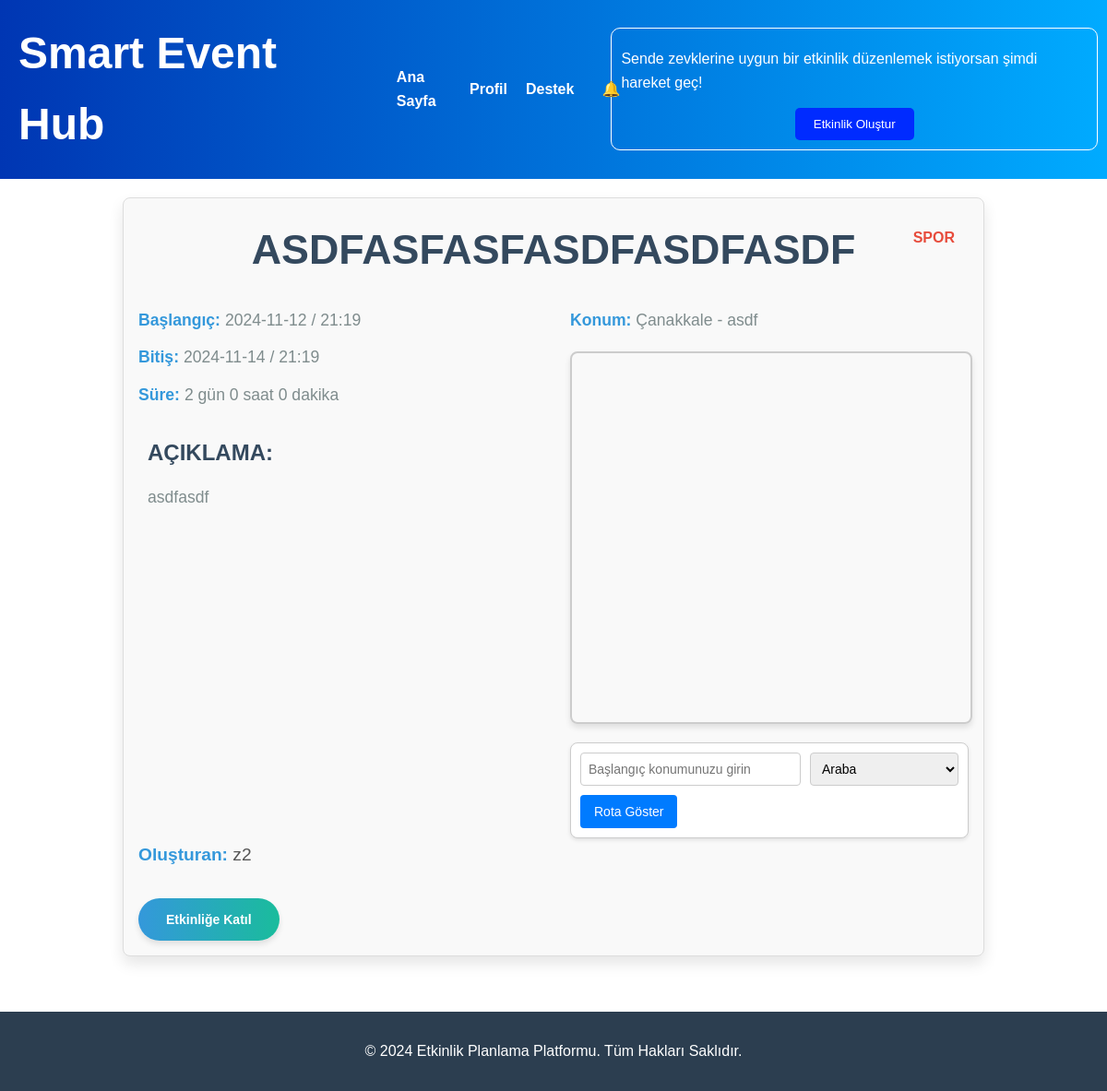
Page /event/3 on the earlier database version.
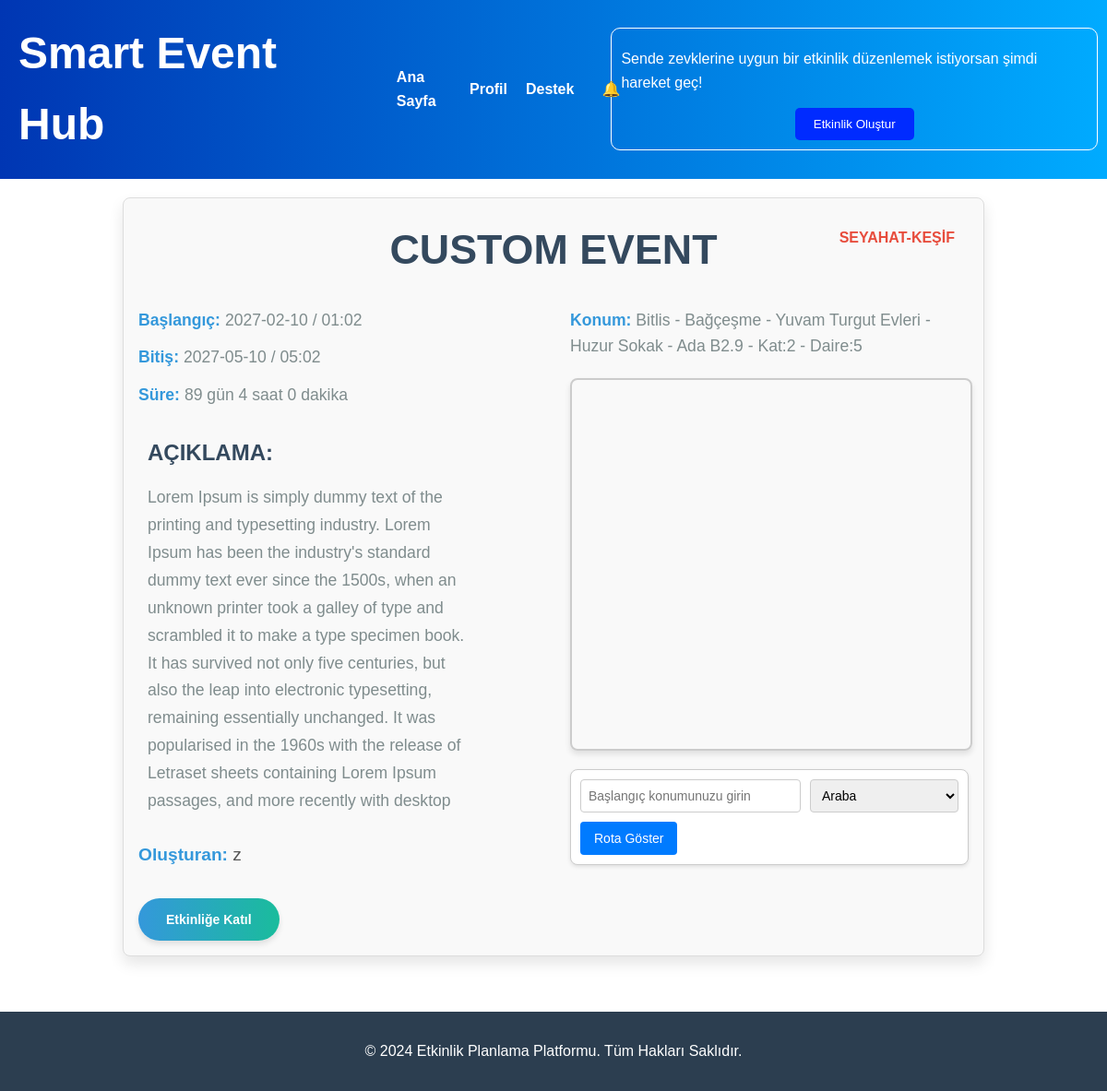
Same page on the later database version.
### tables this page shows
CREATE TABLE events (
        ID INTEGER PRIMARY KEY AUTOINCREMENT,
        event_name TEXT NOT NULL,
        description TEXT NOT NULL,
        startDate TEXT NOT NULL,
        finishDate TEXT NOT NULL,
        startTime TEXT NOT NULL,
        finishTime TEXT NOT NULL,
        duration TEXT NOT NULL,
        city TEXT NOT NULL,        
        address TEXT NOT NULL,        
        category TEXT NOT NULL,
        creator_username TEXT NOT NULL,
        isApproved BOOLEAN DEFAULT FALSE NOT NULL
    );

### app.py (the view, shortened to what this page needs)
@app.route('/event/<int:event_id>')
def event_detail(event_id):
    event = get_event_by_id(event_id)
    if not event:
        return "Etkinlik bulunamadı", 404
    username = session.get('user', {}).get('username')
    user_id = get_user_id_by_username(username) if username else None
    is_participant = False
    is_creator = False
    if user_id:
        is_participant = is_user_participant(user_id, event_id)
        is_creator = username == get_event_creator_username(event_id)
    user_events = [dict(row) for row in get_created_events_by_username(username)]
    attended_events = get_user_attended_events(user_id) if user_id else []
    all_user_events = {event['ID']: event for event in user_events + attended_events}.values()
    all_user_events = list(all_user_events)
    conflict_message = None
    days, hours, minutes = calculate_duration(event['startDate'], event['startTime'], event['finishDate'],
                                              event['finishTime'])
    messages = get_messages_for_event(event_id)
    is_user_admin = is_admin(user_id)
    return render_template(
        'eventDetails.html',
        event=event,
        username=username,
        user_id= user_id,
        is_participant=is_participant,
        is_creator=is_creator,
        messages=messages,
        get_username_by_id=get_username_by_id,
        days=days, hours=hours, minutes=minutes,
        conflict_message=conflict_message,
        is_user_admin = is_user_admin
    )

### database.py (called while the page is built)
def get_db_connection():
    conn = sqlite3.connect(DATABASE)
    conn.row_factory = sqlite3.Row
    return conn

def get_created_events_by_username(username):
    conn = get_db_connection()
    cursor = conn.cursor()
    cursor.execute('''
        SELECT ID, event_name, description, startDate, finishDate, startTime, finishTime, city, address, category, creator_username, isApproved
        FROM events
        WHERE creator_username = ?
    ''', (username,))
    events = cursor.fetchall()
    conn.close()
    return [
        {
            "ID": event[0],
            "event_name": event[1],
            "description": event[2],
            "startDate": event[3],
            "finishDate": event[4],
            "startTime": event[5],
            "finishTime": event[6],
            "city": event[7],
            "address": event[8],
            "category": event[9],
            "creator_username": event[10],
            "is_approved": event[11],
        }
        for event in events
    ]

def get_event_by_id(event_id):
    conn = get_db_connection()
    cursor = conn.cursor()
    cursor.execute('''
        SELECT * FROM events WHERE ID = ?
    ''', (event_id,))
    event = cursor.fetchone()
    conn.close()
    return event

def get_messages_for_event(event_id):
    conn = get_db_connection()
    cursor = conn.cursor()
    cursor.execute('''
        SELECT sender_ID, message_text, sent_time
        FROM messages
        WHERE event_ID = ?
        ORDER BY sent_time ASC
    ''', (event_id,))
    messages = cursor.fetchall()
    conn.close()
    return messages

def get_username_by_id(user_id):
    conn = get_db_connection()
    cursor = conn.cursor()
    cursor.execute('SELECT username FROM users WHERE ID = ?', (user_id,))
    user = cursor.fetchone()
    conn.close()
    if user:
        return user['username']
    return None

def is_admin(user_id):
    conn = get_db_connection()
    cursor = conn.cursor()
    cursor.execute('SELECT status FROM users WHERE ID = ?', (user_id,))
    result = cursor.fetchone()
    if result and result[0] == 'admin':
        return True
    return False

### templates/eventDetails.html (shortened to what this page needs)
<!DOCTYPE html>
<html lang="tr">
<head>
    <link rel="stylesheet" href="{{ url_for('static', filename='css/eventDetails_style.css') }}">
</head>
<body>
{% include 'header.html' %}
<main>
    <div class="details-and-chat">
        <section class="event-details">
            <h2 class="event-title"> {{ event['event_name'] }} <span
                    class="event-category">{{ event['category'] }}</span></h2>
            <div class="event-info">
                <div class="event-date">
                    <p><strong>Başlangıç:</strong> {{ event['startDate'] }} / {{ event['startTime'] }}</p>
                    <p><strong>Bitiş:</strong> {{ event['finishDate'] }} / {{ event['finishTime'] }}</p>
                    <p><strong>Süre:</strong> {{ days }} gün {{ hours }} saat {{ minutes }} dakika</p>
                    <div class="event-description">
                        <h3>Açıklama:</h3>
                        <p>{{ event['description'] }}</p>
                    </div>
                    <div class="event-creator">
                        <p><strong>Oluşturan:</strong> {{ event['creator_username'] }} </p>
                    </div>
                </div>
                <div class="event-location">
                    <p><strong>Konum:</strong> {{ event['city'] }} - {{ event['address'] }} </p>
                    <div id="map" style="width: 100%; height: 400px; margin-top: 20px;"></div>
                    <div class="route-controls">
                        <input type="text" id="start-location" placeholder="Başlangıç konumunuzu girin">
                        <select id="travel-mode">
                            <option value="DRIVING">Araba</option>
                        </select>
                        <button id="get-route">Rota Göster</button>
                    </div>
                </div>
            </div>
            <div class="event-action-wrapper">
                <div class="event-actions">
                    {% if not is_user_admin %}
                        {% if is_creator %}
                            <form action="{{ url_for('delete_event', event_id=event['id']) }}" method="POST">
                                <button type="submit" class="join-button">Etkinliği Sil</button>
                            </form>
                        {% else %}
                            {% if is_participant %}
                                <form action="{{ url_for('leave_event', event_id=event['id']) }}" method="POST">
                                    <button type="submit" class="join-button">Etkinlikten Çık</button>
                                </form>
                            {% else %}
                                {% if conflict_message %}
                                    <p class="conflict-message">{{ conflict_message }}</p>
                                {% else %}
                                    <form action="{{ url_for('join_event', event_id=event['id']) }}" method="POST">
                                        <button type="submit" class="join-button">Etkinliğe Katıl</button>
                                    </form>
                                {% endif %}
                            {% endif %}
                        {% endif %}
                    {% endif %}
                </div>
            </div>
        </section>
    </div>
</main>
<footer>
    <p>© 2024 Etkinlik Planlama Platformu. Tüm Hakları Saklıdır.</p>
</footer>
</body>
</html>

### templates/header.html (shortened to what this page needs)
<!DOCTYPE html>
<html lang="tr">
<head>
    <link rel="stylesheet" href="{{ url_for('static', filename='css/header_style.css') }}">
</head>
<body>
    <header>
        <h1>Smart Event Hub</h1>
        <nav>
            <ul class="nav-links">
                <li><a href="{{ url_for('main_page') }}">Ana Sayfa</a></li>
                <li><a href="{{ url_for('profile') }}">Profil</a></li>
                <li><a href="#">Destek</a></li>
                <li>
                    <div class="notification-container">
                        <button class="notification-button" onclick="toggleNotifications()">🔔</button>
                    </div>
                </li>
            </ul>
        </nav>
        <div class="event-action">
            <p class="event-info">Sende zevklerine uygun bir etkinlik düzenlemek istiyorsan şimdi hareket geç!</p>
            <a href="{{ url_for('event_create') }}">
                <button class="add-event-button">Etkinlik Oluştur</button>
            </a>
        </div>
    </header>
</body>
</html>

### static/css/eventDetails_style.css (style rules this page uses)
h1, h2, h3 { font-weight: 600; color: #333; }
h2.event-title { font-size: 2.8rem; margin-bottom: 15px; text-align: center; color: #34495e; text-transform: uppercase; }
.event-category { font-size: 1rem; color: #e74c3c; font-weight: bold; position: absolute; top: 10px; right: 15px; text-transform: uppercase; }
.event-title { font-size: 2.8rem; margin-bottom: 15px; text-align: center; color: #34495e; text-transform: uppercase; position: relative; }
.event-details { background-color: #fff; border-radius: 15px; box-shadow: 0 8px 16px rgba(0, 0, 0, 0.1); margin: 20px auto; padding: 40px; max-width: 900px; animation: fadeIn 0.8s ease-in-out; }
.event-info { display: flex; justify-content: space-between; }
.event-info .event-date, .event-info .event-location { width: 48%; }
.event-date p, .event-location p { font-size: 1.1rem; margin: 12px 0; color: #7f8c8d; }
.event-date strong, .event-location strong { color: #3498db; }
.event-description h3 { font-size: 1.5rem; color: #34495e; margin-bottom: 15px; text-transform: uppercase; }
.event-description { position: relative; left: 10px; margin-top: 20px; margin-bottom: 30px; padding: 10px 0; width: 350px; height: 400px; overflow-y: auto; }
.event-description p { font-size: 1.1rem; line-height: 1.7; color: #7f8c8d; }
.event-creator p { font-size: 1.2rem; color: #555; margin-top: 20px; }
.event-action-wrapper { display: flex; margin-top: 20px; }
.event-actions { display: flex; justify-content: space-between; }
.join-button { background: linear-gradient(90deg, #3498db, #1abc9c); font-weight: bold; border: none; border-radius: 25px; box-shadow: 0 4px 6px rgba(0, 0, 0, 0.1); cursor: pointer; transition: all 0.3s ease-in-out; text-align: center; display: inline-block; color: white; padding: 15px 30px; text-decoration: none; font-size: 14px; font-weight: bold; margin-right: 20px; }
footer { background-color: #2c3e50; color: white; padding: 30px 0; text-align: center; margin-top: 40px; }
footer p { font-size: 1rem; }
.details-and-chat { display: flex; gap: 20px; max-width: 1200px; max-height: 950px; margin: 0 auto; }
.event-details { flex: 1; border: 1px solid #ddd; border-radius: 8px; padding: 16px; background-color: #f9f9f9; }
.event-details { position: relative; padding-top: 20px; }
#map { border: 2px solid #ccc; border-radius: 8px; box-shadow: 0 4px 6px rgba(0, 0, 0, 0.1); margin-bottom: 20px; }
.route-controls { display: flex; flex-wrap: wrap; gap: 10px; margin-top: 20px; padding: 10px; background-color: #fff; border: 1px solid #ccc; border-radius: 8px; box-shadow: 0 2px 4px rgba(0, 0, 0, 0.1); }
.route-controls input[type="text"], .route-controls select { flex: 1 1 auto; padding: 8px; font-size: 14px; border: 1px solid #ccc; border-radius: 4px; }
.route-controls button { padding: 10px 15px; background-color: #007BFF; color: #fff; border: none; border-radius: 4px; cursor: pointer; font-size: 14px; transition: background-color 0.3s ease; }

### static/css/header_style.css (style rules this page uses)
* { margin: 0; padding: 0; font-family: 'Arial', sans-serif; transition: all 0.3s ease; }
body, html { margin: 0; padding: 0; width: 100%; height: 100%; color: #333; line-height: 1.6; font-size: 16px; }
header { display: flex; align-items: center; justify-content: space-between; background: linear-gradient(to right, #0036b3, #00Abff); color: black; padding: 15px 0px; width: 100%; }
h1 { font-size: 48px; color: white; text-align: left; padding-left: 20px; margin: 5px 0; font-weight: bold; }
nav { padding: 20px; display: flex; justify-content: start; flex-grow: 1; }
.nav-links { list-style: none; display: flex; gap: 20px; margin: 0px 0px 0px 30px; padding: 0; align-items: center; justify-content: start; flex-grow: 1; }
.nav-links li a { text-decoration: none; color: white; font-weight: bold; }
.event-action { margin-right: 10px; padding: 10px; border: 1px solid #fff; border-radius: 10px; display: flex; flex-direction: column; align-items: center; }
.event-info { font-size: 1em; color: #fff; margin-top: 10px; text-align: left; }
.add-event-button { background-color: #002bff; color: white; border: none; padding: 10px 20px; cursor: pointer; border-radius: 5px; margin-top: 15px; transition: background-color 0.3s; }
.notification-button { background-color: transparent; border: none; color: white; padding: 10px; cursor: pointer; font-size: 16px; position: absolute; top: 10px; right: 10px; }
.notification-container { position: relative; display: inline-block; top: -35px; left: 50px; }

Differences in the rows shown:
changed events: event_name "ASDFASFASFASDFASDFASDF" → "CUSTOM EVENT"; category "SPOR" → "SEYAHAT-KEŞIF"; startDate "2024-11-12" → "2027-02-10"; startTime "21:19" → "01:02"; finishDate "2024-11-14" → "2027-05-10"; finishTime "21:19" → "05:02"; description "asdfasdf" → "Lorem Ipsum is simply dummy text of the printing and typesetting industry. Lorem Ipsum has been the industry's standard dummy text ever since the 1500s, when an unknown printer took a galley of type and scrambled it to make a type specimen book. It has survived not only five centuries, but also the leap into electronic typesetting, remaining essentially unchanged. It was popularised in the 1960s with the release of Letraset sheets containing Lorem Ipsum passages, and more recently with desktop…"; creator_username "z2" → "z"; city "Çanakkale" → "Bitlis"; address "asdf" → "Bağçeşme - Yuvam Turgut Evleri - Huzur Sokak - Ada B2.9 - Kat:2 - Daire:5"
Other differences:
{{ days }}: "2" → "89"
{{ hours }}: "0" → "4"
